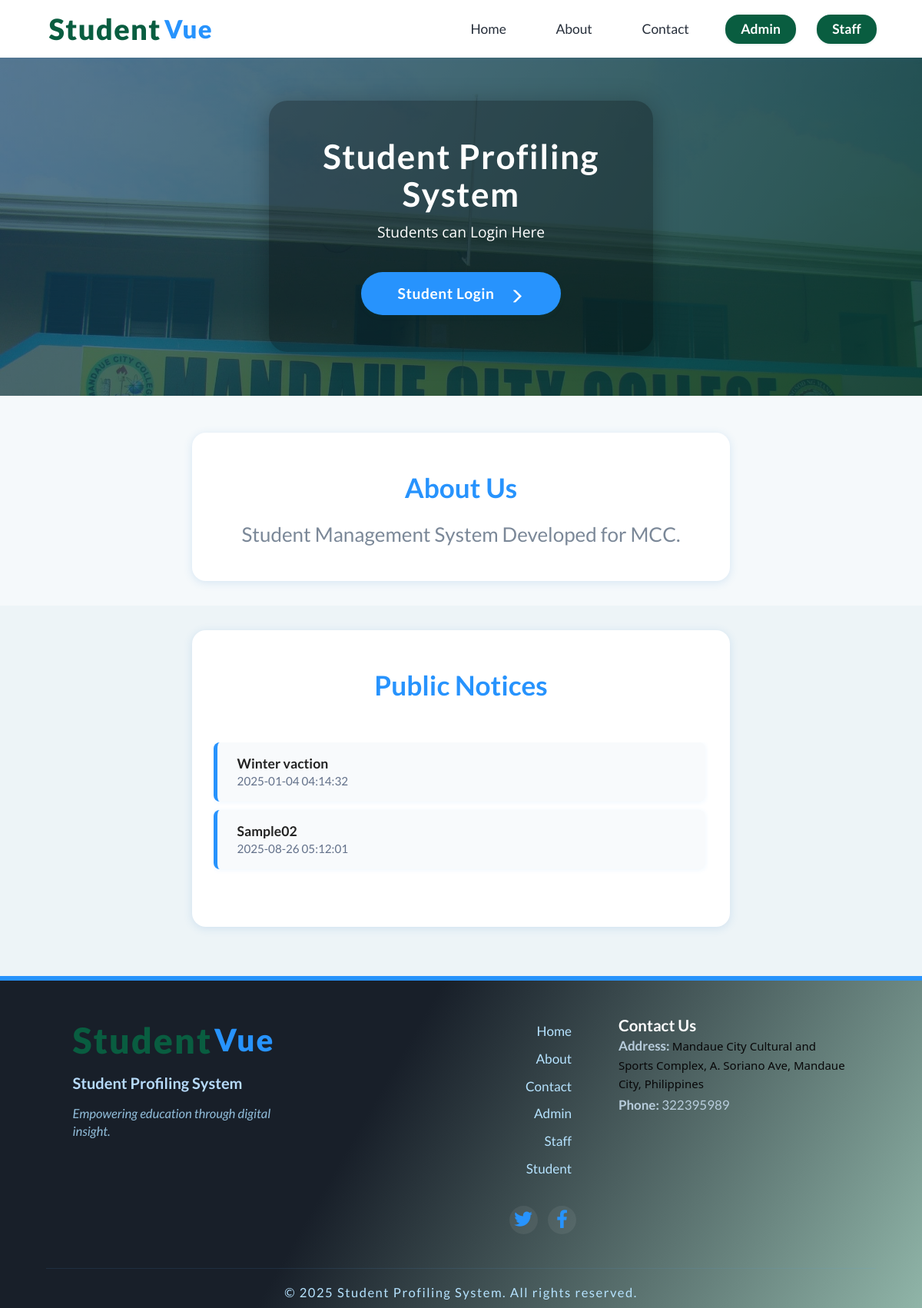
Before: / with the older database file.
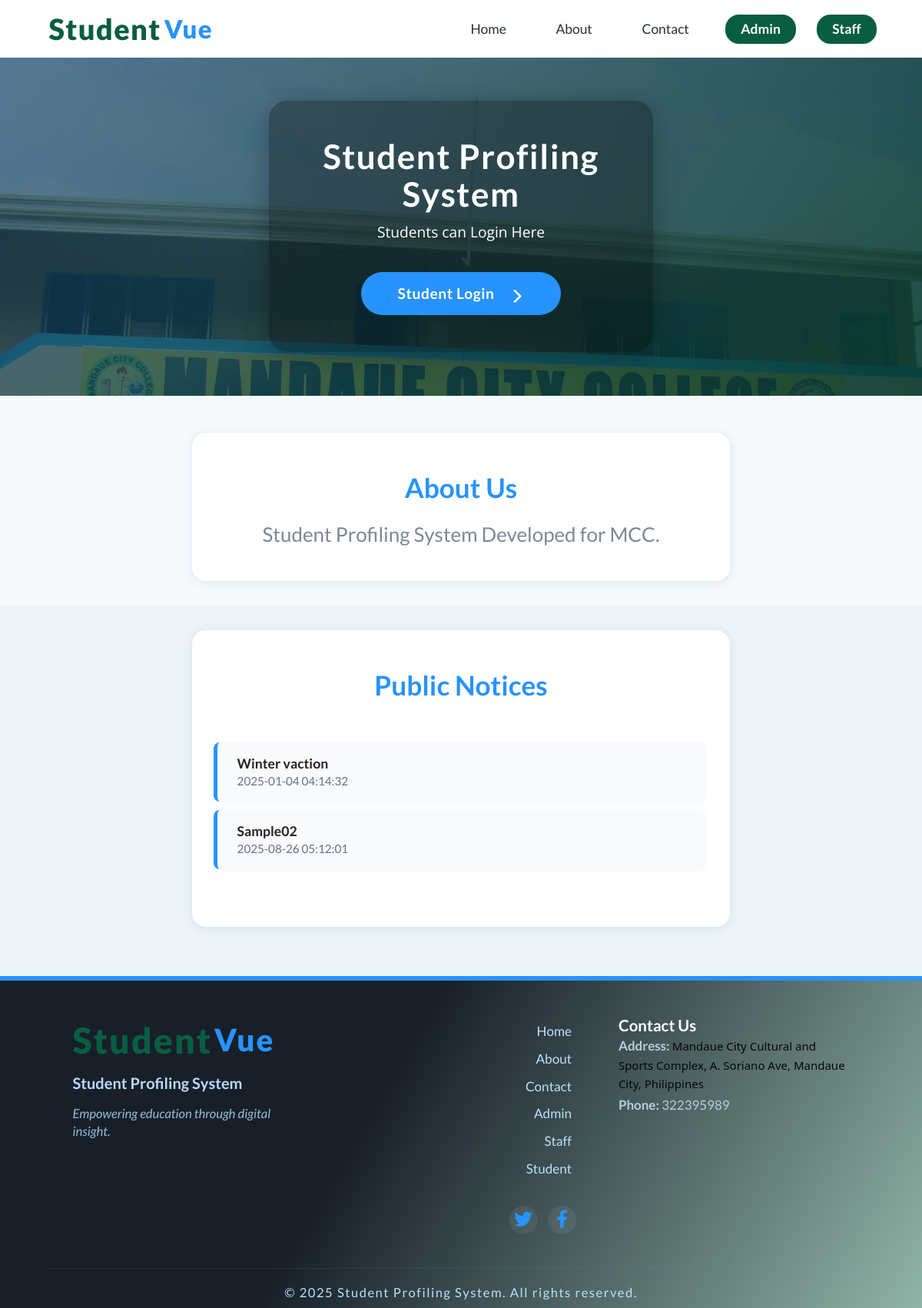
After: the same page with the newer database file.
### tables this page shows
CREATE TABLE `tblpage` (
  `ID` int(10) NOT NULL,
  `PageType` varchar(200) DEFAULT NULL,
  `PageTitle` mediumtext DEFAULT NULL,
  `PageDescription` mediumtext DEFAULT NULL,
  `Email` varchar(200) DEFAULT NULL,
  `MobileNumber` bigint(10) DEFAULT NULL,
  `UpdationDate` date DEFAULT NULL
);

### index.php (the view, shortened to what this page needs)
<?php
include('includes/dbconnection.php');
?>
<!doctype html>
<html>
<head>
  <link href="css/bootstrap.css" rel="stylesheet" type="text/css" media="all">
  <link href="css/style.css" rel="stylesheet" type="text/css" />
  <link rel="stylesheet" type="text/css" href="https://cdnjs.cloudflare.com/ajax/libs/font-awesome/6.0.0-beta3/css/all.min.css">
  <link rel="stylesheet" type="text/css" href="css/default.css" />
  <link rel="stylesheet" type="text/css" href="css/component.css" />
</head>
<body>
  <?php include_once('includes/header.php'); ?>
  <div class="modern-hero-section">
    <div class="modern-hero-overlay">
      <div class="modern-hero-content">
        <h1 class="modern-hero-title">Student Profiling System</h1>
        <p class="modern-hero-desc">Students can Login Here</p>
        <a class="modern-btn" href="user/login.php">Student Login <i class="glyphicon glyphicon-menu-right"></i></a>
      </div>
    </div>
  </div>
  <div class="modern-section">
    <div class="modern-section-container">
      <?php
      $sql = "SELECT * from tblpage where PageType='aboutus'";
      $query = $dbh->prepare($sql);
      $query->execute();
      $results = $query->fetchAll(PDO::FETCH_OBJ);
      if ($query->rowCount() > 0) {
        foreach ($results as $row) { ?>
          <div class="modern-card">
            <h2 class="modern-section-title"><?php echo htmlentities($row->PageTitle); ?></h2>
            <div class="modern-section-desc"><?php echo ($row->PageDescription); ?></div>
          </div>
          <?php $cnt = $cnt + 1;
        }
      } ?>
    </div>
  </div>
  <div class="modern-notices-section">
    <div class="modern-section-container">
      <div class="modern-card modern-notice-card">
        <h3 class="modern-section-title">Public Notices</h3>
        <div class="modern-notices-list-wrapper">
          <div class="modern-notices-list" style="height: 200px; width: 80vh;">
            <?php
            $sql = "SELECT * from tblpublicnotice";
            $query = $dbh->prepare($sql);
            $query->execute();
            $results = $query->fetchAll(PDO::FETCH_OBJ);
            if ($query->rowCount() > 0) {
              foreach ($results as $row) { ?>
                <a class="modern-notice-link" href="#" data-id="<?php echo (int)$row->ID; ?>">
                  <div class="modern-notice-title"><?php echo htmlentities($row->NoticeTitle); ?></div>
                  <div class="modern-notice-date"><?php echo htmlentities($row->CreationDate); ?></div>
                </a>
                <?php $cnt = $cnt + 1;
              }
            } ?>
          </div>
        </div>
      </div>
    </div>
  </div>
  <?php include_once('includes/footer.php'); ?>
</body>
</html>

Changed rows visible on the page:
changed tblpage "About Us": PageDescription "Student Management System Developed for MCC." → "Student Profiling System Developed for MCC."
